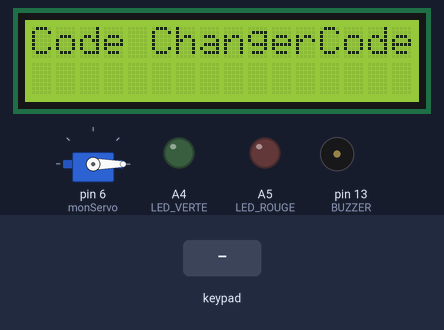
This sketch was run on a simulated Arduino Uno, built with avr-gcc and run on an emulated ATmega328P. Shown: 16×2 character LCD, servo, output pins drawn as LEDs (lit = HIGH), buzzer (waves = sounding). The inputs (shaded band) are chosen by the test bench. EEPROM starts erased.

Above: at 1.3 s.
1.4 s: keypad keys 2 3 4 5 # pressed 0.4 s apart
At 4.1 s:
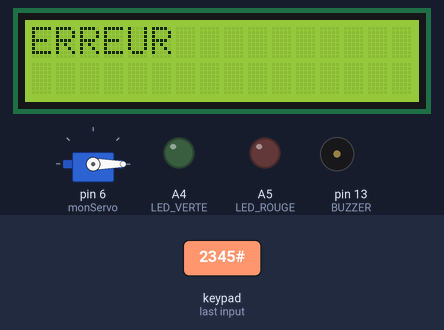
4.9 s: keypad keys 1 2 3 4 # pressed 0.4 s apart
At 7.4 s:
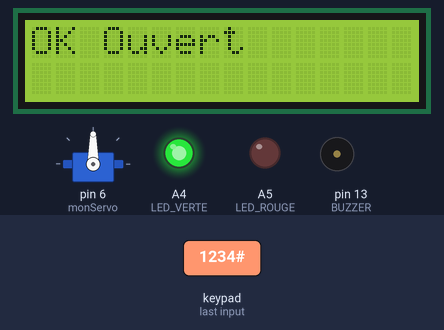
8.4 s: keypad keys 1 2 3 4 * pressed 0.4 s apart
At 13.0 s:
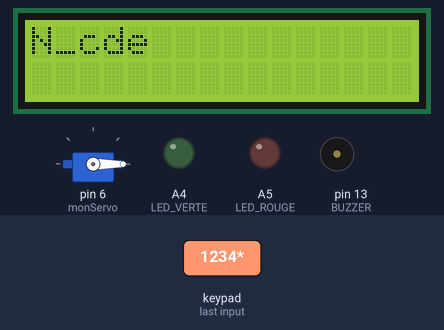
13.4 s: key '#' pressed
At 14.0 s:
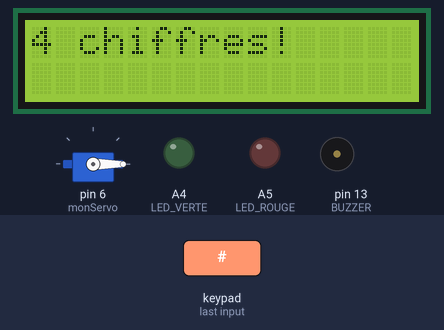
16.4 s: keypad keys 1 3 9 7 # pressed 0.4 s apart
At 18.7 s:
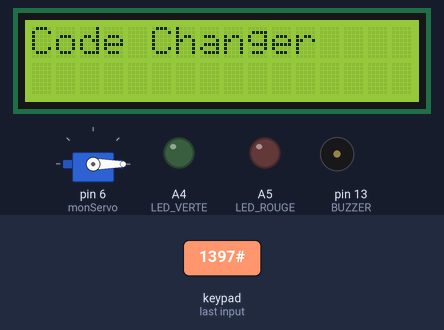
19.9 s: key '*' pressed
At 22.8 s:
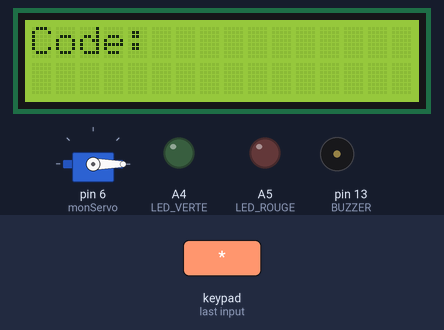
Timing chart, 0 to 23.9 s (numbered marks = the images above; inputs shaded):
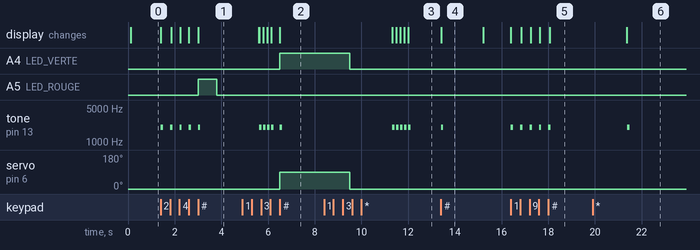

Measured:
- after the input at 1.4 s, A5 (LED_ROUGE): LOW → HIGH after 1.6 s, → LOW 0.80 s later; tone on pin 13 (BUZZER): alternates 2000 Hz for 0.10 s and silent for 0.30 s, 10 changes in all, then stays silent, starting at once; the display: first changes at once (image 1 shows a later state)
- after the input at 4.9 s, A4 (LED_VERTE): LOW → HIGH after 1.6 s; tone on pin 13 (BUZZER): goes 3 × (2000 Hz 0.10 s, silent 0.07 s), 2000 Hz 0.10 s, silent 0.26 s, 2000 Hz 0.10 s, then silent, starting after 0.73 s
- after the input at 8.4 s, tone on pin 13 (BUZZER): alternates 2000 Hz for 0.10 s and silent for 0.07 s, 10 changes in all, then stays silent, starting after 2.9 s; the display: first differs from a run without the input after 2.9 s (image 3 shows a later state)
- after the input at 13.4 s, tone on pin 13 (BUZZER): silent → 2000 Hz at once, → silent 0.10 s later; the display: changes at once (image 4)
- after the input at 16.4 s, tone on pin 13 (BUZZER): alternates 2000 Hz for 0.10 s and silent for 0.30 s, 10 changes in all, then stays silent, starting at once; the display: first changes at once (image 5 shows a later state)
- after the input at 19.9 s, tone on pin 13 (BUZZER): silent → 2000 Hz after 1.5 s, → silent 0.10 s later
- what the display in image 4 shows lasts 1.8 s, from 13.4 s to 15.2 s

The sketch:

coffre__fort.ino
```cpp
#include <Keypad.h>
#include <LiquidCrystal.h>
#include <Servo.h>
#include <EEPROM.h>

LiquidCrystal lcd(7,8,9,10,11,12);
Servo monServo;
const byte ROWS=4,COLS=4;
char keys[4][4]={{'1','2','3','A'},{'4','5','6','B'},{'7','8','9','C'},{'*','0','#','D'}};
byte rowPins[4]={2,3,4,5}; byte colPins[4]={A0,A1,A2,A3};
Keypad keypad=Keypad(makeKeymap(keys),rowPins,colPins,ROWS,COLS);
const int LED_VERTE=A4,LED_ROUGE=A5,BUZZER=13;

String codeActuel="", saisie="";
int essais=0;
int indexCode = 0;
unsigned long lockout=0;
bool changeMode=false;

void bip(){tone(BUZZER,2000,100);}

void afficherEtoiles(){
  lcd.setCursor(5,0);
  for(int i=0; i<4; i++){
    if(i < saisie.length()) lcd.print("*");
    else lcd.print(" ");
  }
}

void retourAccueil(){
  delay(1800);
  lcd.clear();
  lcd.print("Code: ");
  saisie="";
}

void sauverCode(String nouveauCode){
  for(int i=0; i<4; i++){
    EEPROM.write(i, nouveauCode[i]);
    delay(10); // Laisse le temps d’écrire
  }
  EEPROM.write(10, 42); // Flag
  delay(10);

  // VERIFICATION : On relit pour être sûr
  String testCode="";
  for(int i=0; i<4; i++) testCode += (char)EEPROM.read(i);

  lcd.clear();
  if(testCode == nouveauCode){
    lcd.print("Code Changer");
  } else {
    lcd.print("Erreur SAUVE!");
  }
}

void setup(){
  lcd.begin(16,2);
  pinMode(LED_VERTE,OUTPUT);
  pinMode(LED_ROUGE,OUTPUT);
  pinMode(BUZZER,OUTPUT);
  monServo.attach(6);
  monServo.write(0);

  if(EEPROM.read(10) == 42){
    codeActuel = "";
    for(int i=0; i<4; i++) codeActuel += (char)EEPROM.read(i);
  } else {
    codeActuel = "1234";
    sauverCode(codeActuel);
  }
  lcd.print("Code: ");
}

void loop(){
  if(lockout>millis()){
    lcd.clear();
    lcd.print("BLOQUE");
    lcd.setCursor(0,1);
    lcd.print((lockout-millis())/1000);
    lcd.print("s");
    digitalWrite(LED_ROUGE,HIGH);
    delay(300);
    digitalWrite(LED_ROUGE,LOW);
    delay(300);
    lcd.clear();
    lcd.print("Code: ");
    return;
  }

  char key=keypad.getKey();
  if(key){
    bip();

    if(key=='*' && saisie==codeActuel &&!changeMode){
      changeMode=true; saisie="";
      lcd.clear();
      lcd.setCursor(0,0);
      lcd.print("N_cde");
      lcd.setCursor(0,1);
      for(int i=0; i<indexCode; i++) lcd.print("*");
    }

    else if(key=='#'){
      if(changeMode){
        if(saisie.length()==4){
          codeActuel=saisie;
          sauverCode(codeActuel);
          delay(1500);
          retourAccueil();
          changeMode=false;
        } else {
          lcd.clear(); lcd.print("4 chiffres!");
          retourAccueil();
        }
      }

      else{
        if(saisie==codeActuel){
          lcd.clear(); lcd.print("OK Ouvert");
          digitalWrite(LED_VERTE,HIGH); monServo.write(90);
          bip(); delay(3000); monServo.write(0);
          digitalWrite(LED_VERTE,LOW); essais=0;
        } else {
          essais++; lcd.clear(); lcd.print("ERREUR");
          digitalWrite(LED_ROUGE,HIGH); bip(); delay(800);
          digitalWrite(LED_ROUGE,LOW);
          if(essais>=3) lockout=millis()+60000;
        }
        retourAccueil();
      }
    }

    else if(key!='*' && key!='#'){
      if(saisie.length()<4){
        saisie+=key;
        afficherEtoiles();
      }
    }
  }
}
```
